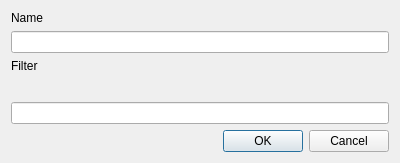
<?xml version="1.0" encoding="UTF-8"?>
<ui version="4.0">
 <class>FilterEditDialog</class>
 <widget class="QDialog" name="FilterEditDialog">
  <property name="geometry">
   <rect>
    <x>0</x>
    <y>0</y>
    <width>400</width>
    <height>163</height>
   </rect>
  </property>
  <property name="windowTitle">
   <string>Dialog</string>
  </property>
  <layout class="QVBoxLayout" name="verticalLayout">
   <item>
    <widget class="QLabel" name="label">
     <property name="text">
      <string>Name</string>
     </property>
    </widget>
   </item>
   <item>
    <widget class="QLineEdit" name="edName"/>
   </item>
   <item>
    <widget class="QLabel" name="label_2">
     <property name="text">
      <string>Filter</string>
     </property>
    </widget>
   </item>
   <item>
    <spacer name="verticalSpacer">
     <property name="orientation">
      <enum>Qt::Vertical</enum>
     </property>
     <property name="sizeHint" stdset="0">
      <size>
       <width>20</width>
       <height>40</height>
      </size>
     </property>
    </spacer>
   </item>
   <item>
    <widget class="QLineEdit" name="edFilter"/>
   </item>
   <item>
    <widget class="QDialogButtonBox" name="buttonBox">
     <property name="orientation">
      <enum>Qt::Horizontal</enum>
     </property>
     <property name="standardButtons">
      <set>QDialogButtonBox::Cancel|QDialogButtonBox::Ok</set>
     </property>
    </widget>
   </item>
  </layout>
 </widget>
 <resources/>
 <connections>
  <connection>
   <sender>buttonBox</sender>
   <signal>accepted()</signal>
   <receiver>FilterEditDialog</receiver>
   <slot>accept()</slot>
   <hints>
    <hint type="sourcelabel">
     <x>248</x>
     <y>254</y>
    </hint>
    <hint type="destinationlabel">
     <x>157</x>
     <y>274</y>
    </hint>
   </hints>
  </connection>
  <connection>
   <sender>buttonBox</sender>
   <signal>rejected()</signal>
   <receiver>FilterEditDialog</receiver>
   <slot>reject()</slot>
   <hints>
    <hint type="sourcelabel">
     <x>316</x>
     <y>260</y>
    </hint>
    <hint type="destinationlabel">
     <x>286</x>
     <y>274</y>
    </hint>
   </hints>
  </connection>
 </connections>
</ui>
